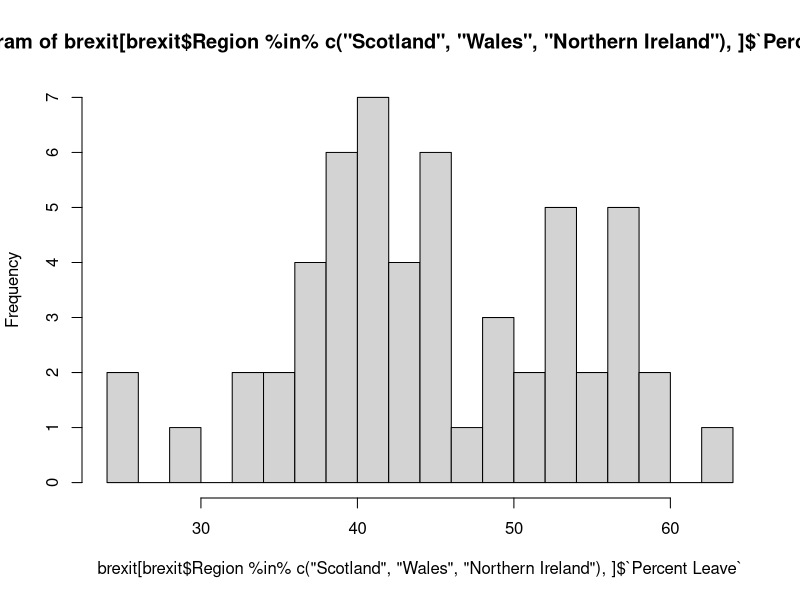
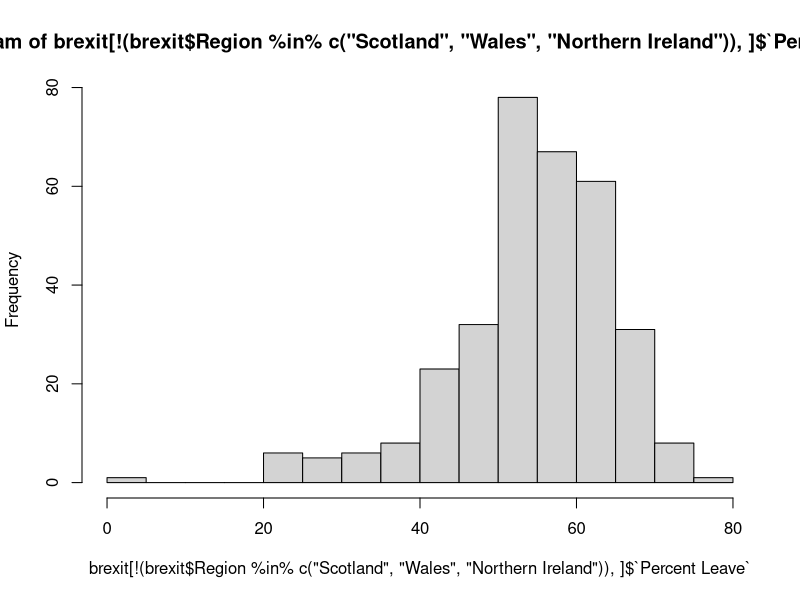
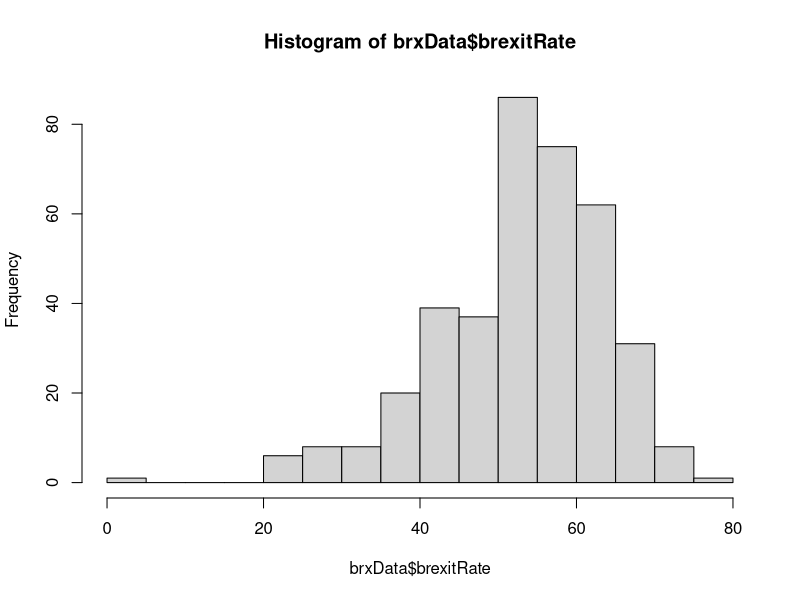

These figures' R source, in order:
library(tidyverse)

brexit <- read_csv("data/referendum.csv")


hist(brexit[brexit$Region %in% c('Scotland','Wales','Northern Ireland'),]$`Percent Leave`,breaks = 20)
hist(brexit[!(brexit$Region %in% c('Scotland','Wales','Northern Ireland')),]$`Percent Leave`,breaks = 20)
table(brexit$Region)

brxData <- brexit %>% select(Region, 'brexitRate' = `Percent Leave`)
brxData$Region[!(brxData$Region %in% c('Scotland','Wales','Northern Ireland'))] <- 'England'
brxData$Region[brxData$Region %in% c('Scotland','Wales','Northern Ireland')] <- 'NonEngland'

hist(brxData$brexitRate,breaks = 20)


# summ --------------------------------------------------------------------

truesum <- brxData %>% group_by(Region) %>% 
  summarise(n = n(),
            mean = mean(brexitRate),
            sd = sd(brexitRate))

kableExtra::kable(truesum, format = 'markdown', digits = 2)
diff(truesum$mean)


# MCfunc ------------------------------------------------------------------

spSize = 100
efSize = -10
mean0 = 55
sd0 = 10
sd1 = 8
  
MC.simulate <- function(spSize = 100, efSize, mean0, sd0, sd1, seed = 4113) {
  set.seed(seed)
  Eng <- data.frame(Region = c('England'), brexitRate = rnorm(spSize, mean0, sd0))
  set.seed(seed)
  nEng <- data.frame(Region = c('NonEngland'), brexitRate = rnorm(spSize, mean0 + efSize, sd1))
  data <- rbind(Eng,nEng)
  return(data)
}


tmp <- MC.simulate(100,-5,mean0 = 60,sd0 = 10,sd1 = 7, seed = 4113)
tmpsum <- tmp %>% group_by(Region) %>% 
  summarise(n = n(),
            mean = mean(brexitRate),
            sd = sd(brexitRate))

kableExtra::kable(tmpsum, format = 'markdown', digits = 2)
diff(truesum$mean)
